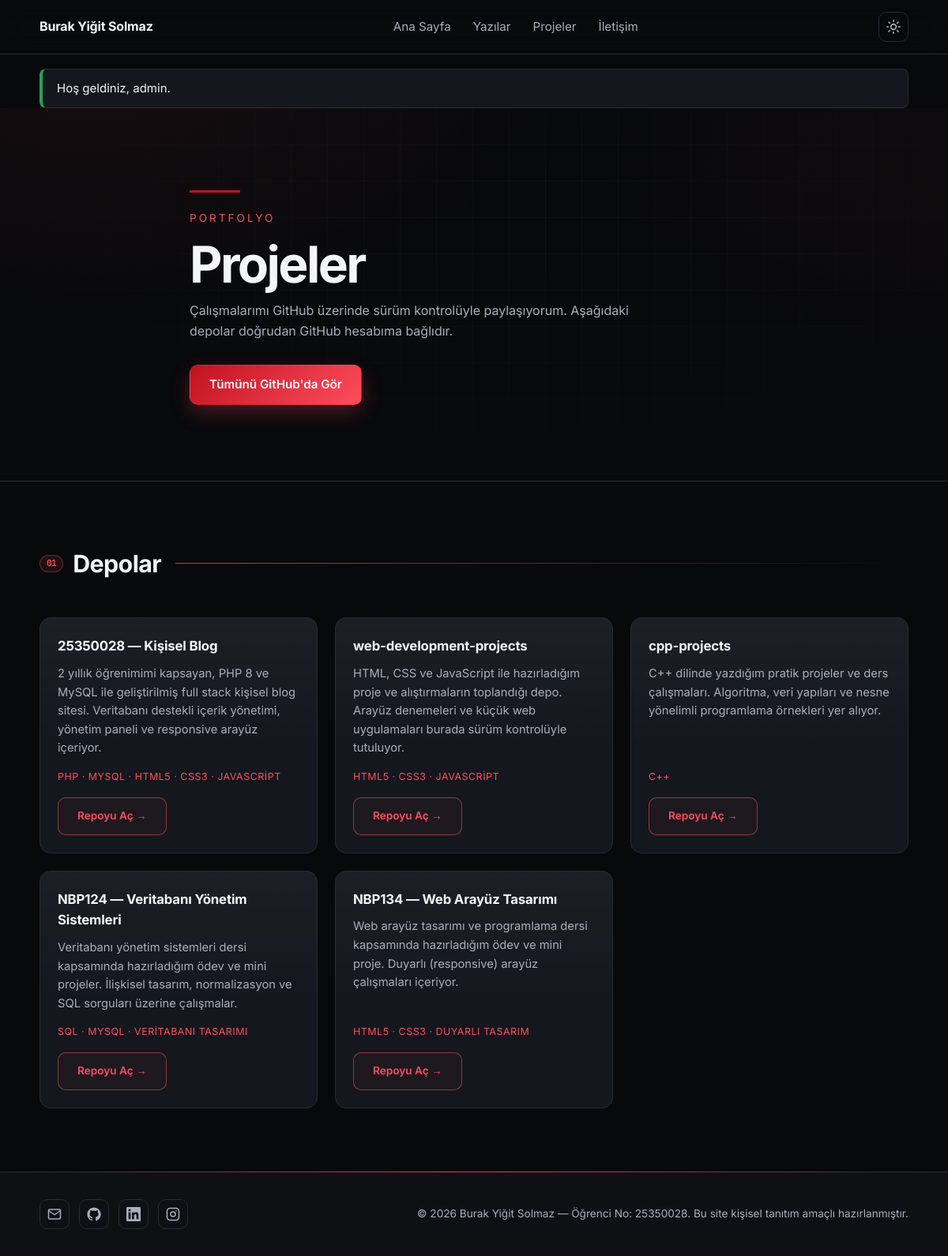
The app's page /projeler.php (signed in) with its own data.
### tables this page shows
CREATE TABLE `projects` (
  `id`          INT UNSIGNED NOT NULL AUTO_INCREMENT,
  `title`       VARCHAR(120) NOT NULL,
  `description` VARCHAR(500) NOT NULL DEFAULT '',
  `tech_stack`  VARCHAR(190) NOT NULL DEFAULT '',
  `repo_url`    VARCHAR(300) NOT NULL DEFAULT '',
  `demo_url`    VARCHAR(300) NULL,
  `image`       VARCHAR(190) NULL,
  `sort_order`  INT NOT NULL DEFAULT 0,
  `is_visible`  TINYINT(1) NOT NULL DEFAULT 1,
  `created_at`  DATETIME NOT NULL DEFAULT CURRENT_TIMESTAMP,
  PRIMARY KEY (`id`),
  KEY `idx_projects_order` (`is_visible`, `sort_order`)
);

### includes/db.php (called while the page is built, shortened)
<?php
function db(): PDO
{
    static $pdo = null;
    if ($pdo instanceof PDO) {
        return $pdo;
    }
    $dsn = sprintf(
        'mysql:host=%s;dbname=%s;charset=utf8mb4',
        DB_HOST,
        DB_NAME
    );
    try {
        $pdo = new PDO($dsn, DB_USER, DB_PASS, [
            PDO::ATTR_ERRMODE            => PDO::ERRMODE_EXCEPTION,
            PDO::ATTR_DEFAULT_FETCH_MODE => PDO::FETCH_ASSOC,
            PDO::ATTR_EMULATE_PREPARES   => false,
        ]);
    } catch (PDOException $e) {
        http_response_code(500);
        exit('Veritabanı bağlantısına erişilemiyor. XAMPP &gt; MySQL çalışıyor mu? (Detay: '
            . htmlspecialchars($e->getMessage(), ENT_QUOTES, 'UTF-8') . ')');
    }
    return $pdo;
}

### includes/functions.php (called while the page is built, shortened)
<?php
function e(?string $value): string
{
    return htmlspecialchars((string)$value, ENT_QUOTES, 'UTF-8');
}
function setting(string $key, string $default = ''): string
{
    static $cache = null;
    if ($cache === null) {
        $cache = [];
        try {
            $rows = db()->query(
                'SELECT setting_key, setting_value FROM settings'
            )->fetchAll(PDO::FETCH_KEY_PAIR);
            $cache = $rows;
        } catch (Throwable $ex) {
            $cache = [];
        }
    }
    return $cache[$key] ?? $default;
}

### projeler.php (the view, shortened to what this page needs)
<?php
require_once __DIR__ . '/includes/db.php';
require_once __DIR__ . '/includes/functions.php';
$pdo = db();
$projects = $pdo->query(
    'SELECT id, title, description, tech_stack, repo_url, demo_url, image
     FROM projects
     WHERE is_visible = 1
     ORDER BY sort_order ASC, id ASC'
)->fetchAll();
$pageTitle       = 'Projeler | ' . setting('site_title_short', 'Burak Yiğit Solmaz');
require __DIR__ . '/includes/header.php';
?>
    <section class="hero page-hero">
      <div class="container hero-inner">
        <span class="hero-line" aria-hidden="true"></span>
        <p class="hero-kicker">Portfolyo</p>
        <h1>Projeler</h1>
        <p class="hero-text">
          Çalışmalarımı GitHub üzerinde sürüm kontrolüyle paylaşıyorum. Aşağıdaki depolar
          doğrudan GitHub hesabıma bağlıdır.
        </p>
        <div class="hero-actions">
          <a class="btn btn-primary" href="<?= e(setting('github_url', 'https://github.com/burakyigitsolmaz')) ?>"
             target="_blank" rel="noopener">Tümünü GitHub'da Gör</a>
        </div>
      </div>
    </section>
    <section class="section">
      <div class="container">
        <div class="section-head">
          <h2>Depolar</h2>
          <span class="section-line" aria-hidden="true"></span>
        </div>
        <?php if (empty($projects)): ?>
          <p class="empty-note">Henüz görüntülenecek proje eklenmemiş.</p>
        <?php else: ?>
          <div class="projects-grid">
            <?php foreach ($projects as $project): ?>
              <article class="project-card">
                <h3><?= e($project['title']) ?></h3>
                <p class="project-desc"><?= e($project['description']) ?></p>
                <?php if ($project['tech_stack'] !== ''): ?>
                  <p class="project-stack"><?= e($project['tech_stack']) ?></p>
                <?php endif; ?>
                <div class="project-actions">
                  <?php if ($project['repo_url'] !== ''): ?>
                    <a class="btn btn-outline btn-sm" href="<?= e($project['repo_url']) ?>"
                       target="_blank" rel="noopener">Repoyu Aç →</a>
                  <?php endif; ?>
                </div>
              </article>
            <?php endforeach; ?>
          </div>
        <?php endif; ?>
      </div>
    </section>
<?php require __DIR__ . '/includes/footer.php'; ?>

### records on screen
projects: title "25350028 — Kişisel Blog", description "2 yıllık öğrenimimi kapsayan, PHP 8 ve MySQL ile geliştirilmiş full stack kişisel blog sitesi. Veritabanı destekli içerik yönetimi, yönetim paneli ve responsive arayüz içeriyor.", tech_stack "PHP · MYSQL · HTML5 · CSS3 · JAVASCRIPT"
projects: title "web-development-projects", description "HTML, CSS ve JavaScript ile hazırladığım proje ve alıştırmaların toplandığı depo. Arayüz denemeleri ve küçük web uygulamaları burada sürüm kontrolüyle tutuluyor.", tech_stack "HTML5 · CSS3 · JAVASCRIPT"
projects: title "cpp-projects", description "C++ dilinde yazdığım pratik projeler ve ders çalışmaları. Algoritma, veri yapıları ve nesne yönelimli programlama örnekleri yer alıyor.", tech_stack "C++"
projects: title "NBP124 — Veritabanı Yönetim Sistemleri", description "Veritabanı yönetim sistemleri dersi kapsamında hazırladığım ödev ve mini projeler. İlişkisel tasarım, normalizasyon ve SQL sorguları üzerine çalışmalar.", tech_stack "SQL · MYSQL · VERITABANI TASARIMI"
projects: title "NBP134 — Web Arayüz Tasarımı", description "Web arayüz tasarımı ve programlama dersi kapsamında hazırladığım ödev ve mini proje. Duyarlı (responsive) arayüz çalışmaları içeriyor.", tech_stack "HTML5 · CSS3 · DUYARLI TASARIM"

### other values on screen
setting('site_title_short', 'Burak Yiğit Solmaz') "Burak Yiğit Solmaz"
$flash['message'] "Hoş geldiniz, admin."
